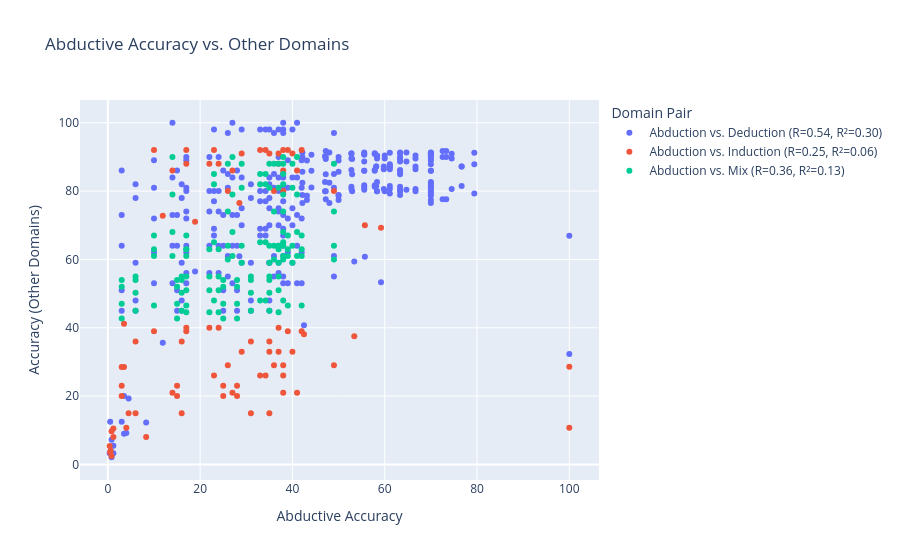

Write notebook code for a chart like this one.
### Code cell
# --- Create Legend Labels with R and R^2 for each Domain Pair ---
legend_labels = {}
for pair in combined_df['Domain Pair'].unique():
    subset = combined_df[combined_df['Domain Pair'] == pair]
    if len(subset) > 1:
        r, _ = pearsonr(subset['Accuracy_Abduction'], subset['Accuracy'])
        r2 = r**2
        legend_labels[pair] = f"{pair} (R={r:.2f}, R²={r2:.2f})"
    else:
        legend_labels[pair] = f"{pair} (Not enough data)"

combined_df['Legend Label'] = combined_df['Domain Pair'].map(legend_labels)

fig_combined_domain = px.scatter(
    combined_df,
    x='Accuracy_Abduction',
    y='Accuracy',
    color='Legend Label', # Color by the new domain-only labels
    hover_data=['Model', 'Method Used', 'Source'],
    # trendline='ols',
    labels={
        'Accuracy_Abduction': 'Abductive Accuracy',
        'Accuracy': 'Accuracy (Other Domains)',
        'Legend Label': 'Domain Pair'
    },
    title=f'Abductive Accuracy vs. Other Domains'
)
fig_combined_domain.show()
fig_combined_domain.write_image("abductive_vs_all_other_domains_with_legends.png", scale=3)

### Figure 1 — Plotly figure (JSON) as saved in the notebook; plotly's stock layout.template omitted (floating-point values rounded to 4 significant figures; data arrays with more than 128 entries replaced by an {"elided": "..."} marker saying what was removed)
{"data": [{"customdata": {"elided": "317x3 str values"}, "hovertemplate": "Domain Pair=Abduction vs. Deduction (R=0.54, R²=0.30)<br>Abductive Accuracy=%{x}<br>Accuracy (Other Domains)=%{y}<br>Model=%{customdata[0]}<br>Method Used=%{customdata[1]}<br>Source=%{customdata[2]}<extra></extra>", "legendgroup": "Abduction vs. Deduction (R=0.54, R²=0.30)", "marker": {"color": "#636efa", "symbol": "circle"}, "mode": "markers", "name": "Abduction vs. Deduction (R=0.54, R²=0.30)", "orientation": "v", "showlegend": true, "type": "scatter", "x": {"elided": "317 float values"}, "xaxis": "x", "y": {"elided": "317 float values"}, "yaxis": "y"}, {"customdata": {"elided": "86x3 str values"}, "hovertemplate": "Domain Pair=Abduction vs. Induction (R=0.25, R²=0.06)<br>Abductive Accuracy=%{x}<br>Accuracy (Other Domains)=%{y}<br>Model=%{customdata[0]}<br>Method Used=%{customdata[1]}<br>Source=%{customdata[2]}<extra></extra>", "legendgroup": "Abduction vs. Induction (R=0.25, R²=0.06)", "marker": {"color": "#EF553B", "symbol": "circle"}, "mode": "markers", "name": "Abduction vs. Induction (R=0.25, R²=0.06)", "orientation": "v", "showlegend": true, "type": "scatter", "x": [100.0, 55.7, 100.0, 59.2, 53.4, 0.6, 0.8, 0.4, 0.8, 1.2, 1.2, 4.5, 4.0, 0.5, 8.3, 3.5, 3.5, 3.0, 42.5, 18.9, 28.5, 11.9, 39.0, 39.0, 17.0, 17.0, 42.0, 42.0, 10.0, 10.0, 37.0, 37.0, 17.0, 17.0, 22.0, 22.0, 24.0, 24.0, 31.0, 31.0, 16.0, 16.0, 35.0, 35.0, 6.0, 6.0, 28.0, 28.0, 15.0, 15.0, 25.0, 25.0, 3.0, 3.0, 36.0, 36.0, 26.0, 26.0, 49.0, 49.0, 38.0, 38.0, 38.0, 38.0, 14.0, 14.0, 41.0, 41.0, 27.0, 27.0, 37.0, 37.0, 29.0, 29.0, 40.0, 40.0, 35.0, 35.0, 38.0, 38.0, 23.0, 23.0, 34.18, 34.18, 33.0, 33.0], "xaxis": "x", "y": [10.7, 70.0, 28.6, 69.3, 37.5, 4.0, 2.5, 5.4, 9.7, 8.0, 10.5, 15.0, 10.7, 3.5, 8.0, 28.5, 41.2, 28.5, 38.1, 71.0, 76.5, 72.8, 92.0, 39.0, 92.0, 39.0, 92.0, 39.0, 92.0, 39.0, 88.0, 40.0, 88.0, 40.0, 88.0, 40.0, 88.0, 40.0, 36.0, 15.0, 36.0, 15.0, 36.0, 15.0, 36.0, 15.0, 23.0, 20.0, 23.0, 20.0, 23.0, 20.0, 23.0, 20.0, 80.0, 29.0, 80.0, 29.0, 80.0, 29.0, 80.0, 29.0, 86.0, 21.0, 86.0, 21.0, 86.0, 21.0, 86.0, 21.0, 91.0, 33.0, 91.0, 33.0, 91.0, 33.0, 91.0, 33.0, 92.0, 26.0, 92.0, 26.0, 92.0, 26.0, 92.0, 26.0], "yaxis": "y"}, {"customdata": {"elided": "128x3 str values"}, "hovertemplate": "Domain Pair=Abduction vs. Mix (R=0.36, R²=0.13)<br>Abductive Accuracy=%{x}<br>Accuracy (Other Domains)=%{y}<br>Model=%{customdata[0]}<br>Method Used=%{customdata[1]}<br>Source=%{customdata[2]}<extra></extra>", "legendgroup": "Abduction vs. Mix (R=0.36, R²=0.13)", "marker": {"color": "#00cc96", "symbol": "circle"}, "mode": "markers", "name": "Abduction vs. Mix (R=0.36, R²=0.13)", "orientation": "v", "showlegend": true, "type": "scatter", "x": [39.0, 39.0, 39.0, 39.0, 17.0, 17.0, 17.0, 17.0, 42.0, 42.0, 42.0, 42.0, 10.0, 10.0, 10.0, 10.0, 37.0, 37.0, 37.0, 37.0, 17.0, 17.0, 17.0, 17.0, 22.0, 22.0, 22.0, 22.0, 24.0, 24.0, 24.0, 24.0, 31.0, 31.0, 31.0, 31.0, 16.0, 16.0, 16.0, 16.0, 35.0, 35.0, 35.0, 35.0, 6.0, 6.0, 6.0, 6.0, 28.0, 28.0, 28.0, 28.0, 15.0, 15.0, 15.0, 15.0, 25.0, 25.0, 25.0, 25.0, 3.0, 3.0, 3.0, 3.0, 36.0, 36.0, 36.0, 36.0, 26.0, 26.0, 26.0, 26.0, 49.0, 49.0, 49.0, 49.0, 38.0, 38.0, 38.0, 38.0, 38.0, 38.0, 38.0, 38.0, 14.0, 14.0, 14.0, 14.0, 41.0, 41.0, 41.0, 41.0, 27.0, 27.0, 27.0, 27.0, 37.0, 37.0, 37.0, 37.0, 29.0, 29.0, 29.0, 29.0, 40.0, 40.0, 40.0, 40.0, 35.0, 35.0, 35.0, 35.0, 38.0, 38.0, 38.0, 38.0, 23.0, 23.0, 23.0, 23.0, 34.18, 34.18, 34.18, 34.18, 33.0, 33.0, 33.0, 33.0], "xaxis": "x", "y": [67.0, 46.54, 63.0, 61.0, 67.0, 46.54, 63.0, 61.0, 67.0, 46.54, 63.0, 61.0, 67.0, 46.54, 63.0, 61.0, 63.0, 44.55, 55.0, 51.0, 63.0, 44.55, 55.0, 51.0, 63.0, 44.55, 55.0, 51.0, 63.0, 44.55, 55.0, 51.0, 55.0, 50.23, 45.0, 54.0, 55.0, 50.23, 45.0, 54.0, 55.0, 50.23, 45.0, 54.0, 55.0, 50.23, 45.0, 54.0, 52.0, 42.7, 47.0, 54.0, 52.0, 42.7, 47.0, 54.0, 52.0, 42.7, 47.0, 54.0, 52.0, 42.7, 47.0, 54.0, 88.0, 64.0, 74.0, 60.0, 88.0, 64.0, 74.0, 60.0, 88.0, 64.0, 74.0, 60.0, 88.0, 64.0, 74.0, 60.0, 90.0, 68.0, 79.0, 61.0, 90.0, 68.0, 79.0, 61.0, 90.0, 68.0, 79.0, 61.0, 90.0, 68.0, 79.0, 61.0, 88.0, 64.0, 81.0, 59.0, 88.0, 64.0, 81.0, 59.0, 88.0, 64.0, 81.0, 59.0, 88.0, 64.0, 81.0, 59.0, 85.0, 65.0, 82.0, 48.0, 85.0, 65.0, 82.0, 48.0, 85.0, 65.0, 82.0, 48.0, 85.0, 65.0, 82.0, 48.0], "yaxis": "y"}], "layout": {"legend": {"title": {"text": "Domain Pair"}, "tracegroupgap": 0}, "title": {"text": "Abductive Accuracy vs. Other Domains"}, "xaxis": {"anchor": "y", "domain": [0, 1], "title": {"text": "Abductive Accuracy"}}, "yaxis": {"anchor": "x", "domain": [0, 1], "title": {"text": "Accuracy (Other Domains)"}}}}
